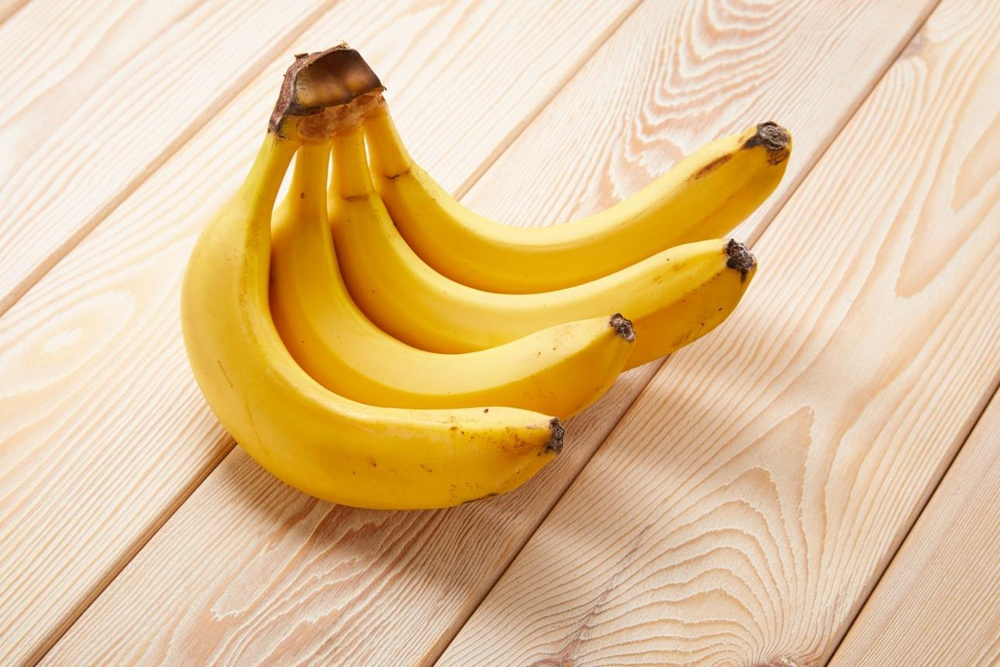
#> input picture assign_18/img/img_4.jpeg, 1000 x 667 px, shrunk from 1290 x 860 before the run, found by its file name
$ python 3_color_slice.py
#> lines starting #> are read from the running program, lines starting #| are printed output that depends on the picture; after the words box and inside, x2 and y2 are one past the last pixel; in counts of white or black regions, pixels touching at a corner belong together
import cv2
import numpy as np
import matplotlib.pyplot as plt

img = cv2.imread("img_4.jpeg")
#> img is the input picture: shape (667, 1000, 3); mean B, G, R 149.2, 194.5, 226.2
hsv = cv2.cvtColor(img, cv2.COLOR_BGR2HSV)
#> hsv: shape (667, 1000, 3); mean H, S, V 16.3, 92.2, 226.2
lower_red1 = np.array([0, 100, 100])
upper_red1 = np.array([10, 255, 255])
lower_red2 = np.array([170, 100, 100])
upper_red2 = np.array([180, 255, 255])
mask1 = cv2.inRange(hsv, lower_red1, upper_red1)
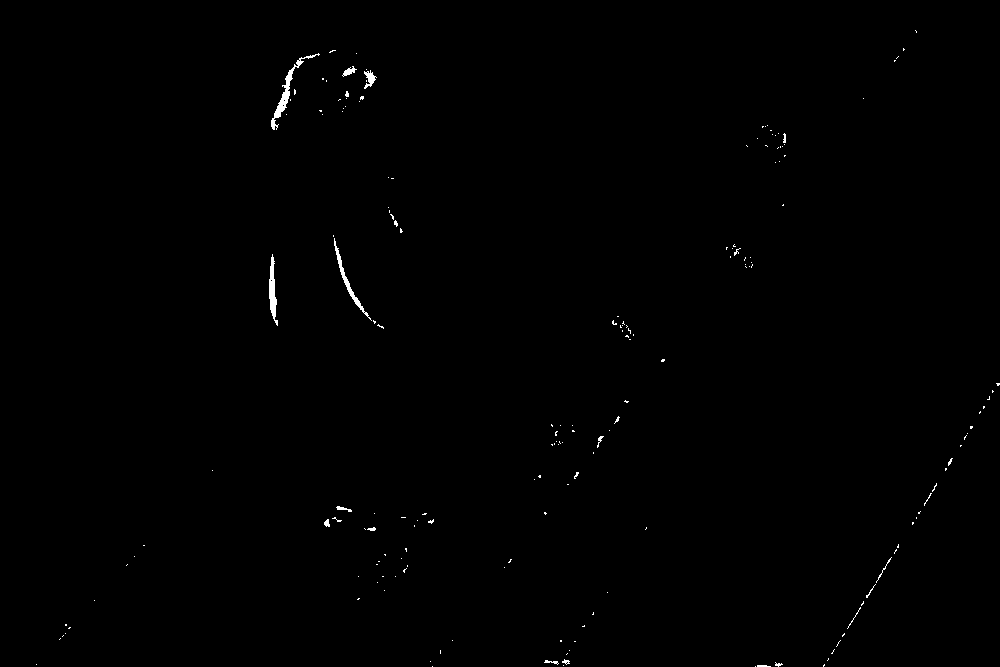
#> mask1: shape (667, 1000); 0.34% white; 185 white regions (168 under 20 px), largest, box (x1, y1, x2, y2) and area: (271, 53, 320, 130) 448, (269, 254, 278, 326) 327, (334, 238, 372, 321) 304
mask2 = cv2.inRange(hsv, lower_red2, upper_red2)
#> mask2: shape (667, 1000); every value is 0
mask = mask1 + mask2
result = cv2.bitwise_and(img, img, mask=mask)
plt.figure(figsize=(10, 4))
plt.subplot(1, 3, 1)
plt.imshow(cv2.cvtColor(img, cv2.COLOR_BGR2RGB))
plt.title("Original Image")
plt.axis("off")
plt.subplot(1, 3, 2)
plt.imshow(mask, cmap="gray")
plt.title("Color Slice")
plt.axis("off")
plt.subplot(1, 3, 3)
plt.imshow(cv2.cvtColor(result, cv2.COLOR_BGR2RGB))
plt.title("Detected Red Objects")
plt.axis("off")
plt.tight_layout()
plt.show()
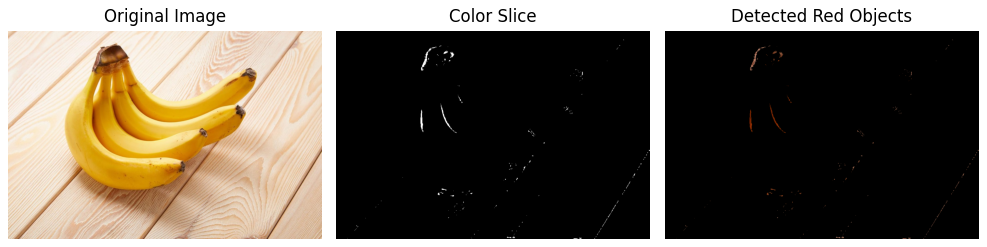
#> figure drawn by matplotlib, 3 panels

$ run again, with assign_18/img/img_3.jpeg copied over assign_18/img/img_4.jpeg
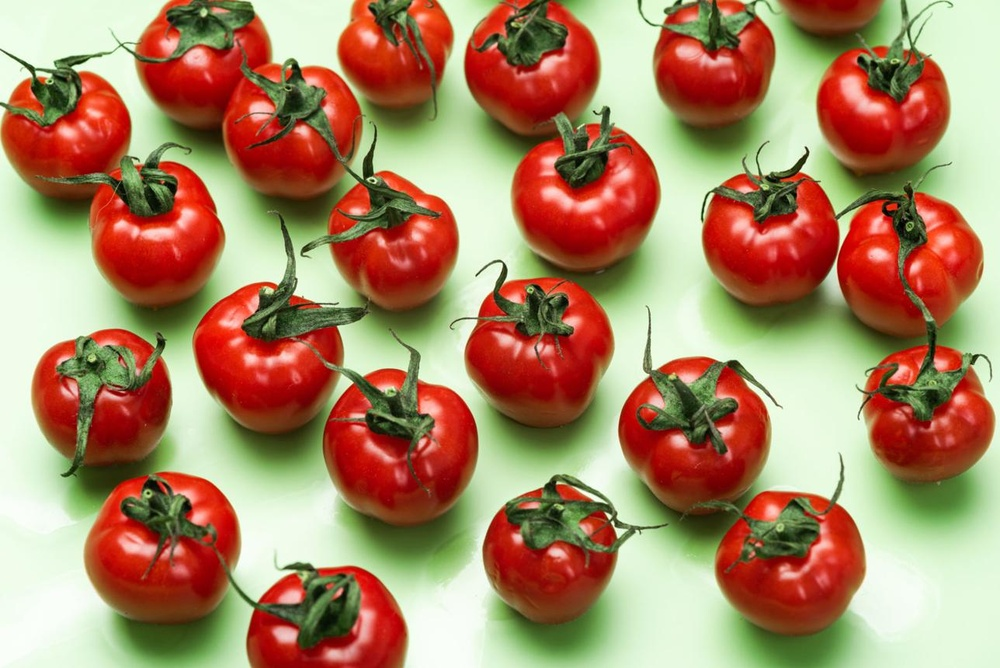
#> input picture assign_18/img/img_3.jpeg, 1000 x 668 px, shrunk from 1288 x 860 before the run, found by its file name
#> img is the input picture: shape (668, 1000, 3); mean B, G, R 99.9, 133.1, 170.4
#> hsv: shape (668, 1000, 3); mean H, S, V 32.5, 132.5, 184.2
#> `mask1 = cv2.inRange(hsv, lower_red1, upper_red1)`:
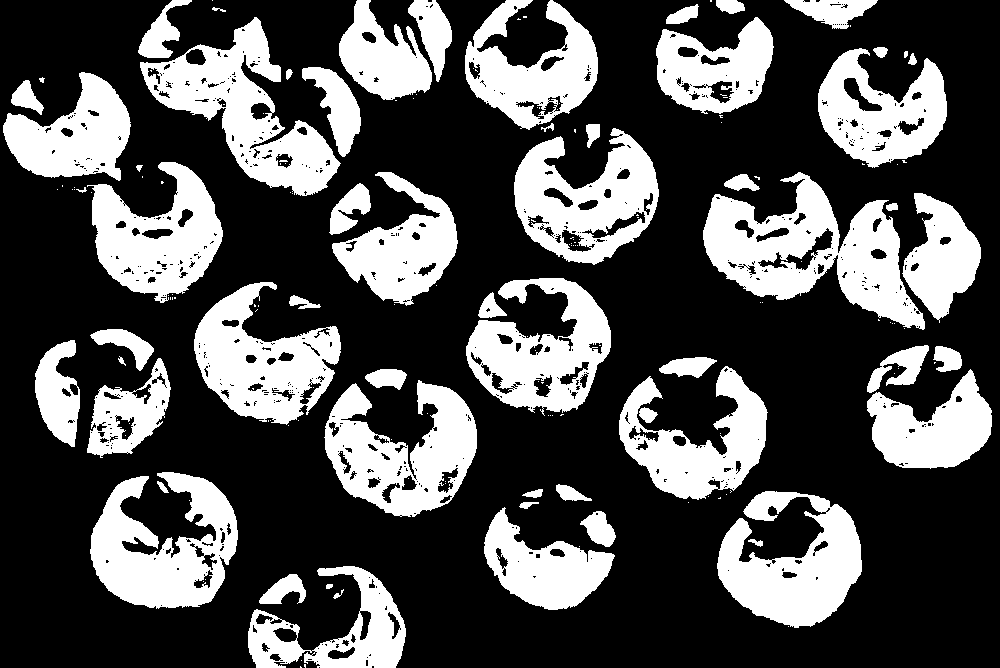
#> mask1: shape (668, 1000); 31.8% white; 175 white regions (115 under 20 px), largest, box (x1, y1, x2, y2) and area: (703, 172, 925, 330) 15622, (140, 17, 341, 196) 13021, (90, 472, 238, 609) 11883
#> mask2: shape (668, 1000); 1.5% white; 505 white regions (414 under 20 px), largest, box (x1, y1, x2, y2) and area: (758, 228, 833, 270) 739, (582, 212, 645, 238) 425, (693, 81, 734, 103) 343
#> mask: shape (668, 1000); 33.3% white; 125 white regions (65 under 20 px), largest, box (x1, y1, x2, y2) and area: (703, 172, 925, 330) 16690, (140, 17, 341, 196) 13750, (324, 380, 477, 517) 12564
#> `plt.show()`:
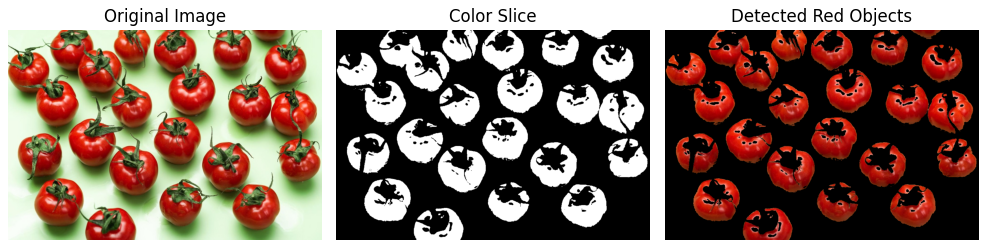
#> figure drawn by matplotlib, 3 panels
